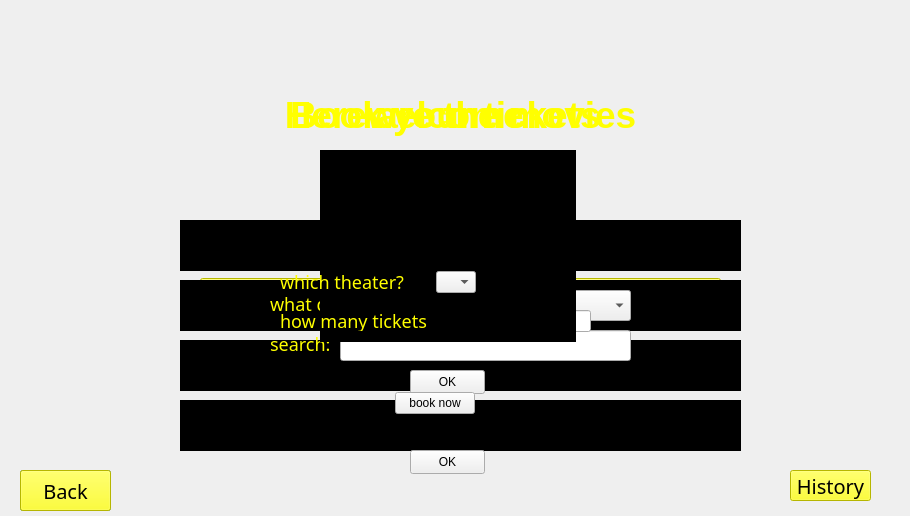
<?xml version="1.0" encoding="UTF-8"?>
<ui version="4.0">
 <class>UserInterface</class>
 <widget class="QDialog" name="UserInterface">
  <property name="geometry">
   <rect>
    <x>0</x>
    <y>0</y>
    <width>910</width>
    <height>516</height>
   </rect>
  </property>
  <property name="windowTitle">
   <string>Dialog</string>
  </property>
  <property name="styleSheet">
   <string notr="true">QDialog{
background-image: url(:/img/curtains.png);
}
QLabel{
color:yellow;

}</string>
  </property>
  <widget class="QPushButton" name="Exit">
   <property name="geometry">
    <rect>
     <x>20</x>
     <y>470</y>
     <width>91</width>
     <height>41</height>
    </rect>
   </property>
   <property name="font">
    <font>
     <family>13</family>
     <pointsize>-1</pointsize>
     <italic>false</italic>
     <bold>false</bold>
    </font>
   </property>
   <property name="cursor">
    <cursorShape>PointingHandCursor</cursorShape>
   </property>
   <property name="styleSheet">
    <string notr="true">background-color:yellow;
font:20px bold;</string>
   </property>
   <property name="text">
    <string>Exit</string>
   </property>
  </widget>
  <widget class="QLabel" name="welcome">
   <property name="geometry">
    <rect>
     <x>290</x>
     <y>90</y>
     <width>311</width>
     <height>51</height>
    </rect>
   </property>
   <property name="styleSheet">
    <string notr="true">font:28px;
color:yellow;
text-align:center;

</string>
   </property>
   <property name="text">
    <string>&lt;html&gt;&lt;head/&gt;&lt;body&gt;&lt;p align=&quot;center&quot;&gt;&lt;span style=&quot; font-size:28pt; font-weight:700;&quot;&gt;welcome&lt;/span&gt;&lt;/p&gt;&lt;/body&gt;&lt;/html&gt;</string>
   </property>
  </widget>
  <widget class="QWidget" name="layoutWidget">
   <property name="geometry">
    <rect>
     <x>200</x>
     <y>260</y>
     <width>521</width>
     <height>73</height>
    </rect>
   </property>
   <layout class="QHBoxLayout" name="horizontalLayout">
    <item>
     <widget class="QPushButton" name="BookTickets">
      <property name="font">
       <font>
        <family>13</family>
        <pointsize>-1</pointsize>
        <italic>false</italic>
        <bold>false</bold>
       </font>
      </property>
      <property name="cursor">
       <cursorShape>PointingHandCursor</cursorShape>
      </property>
      <property name="styleSheet">
       <string notr="true">background-color:yellow;
font:20px bold;</string>
      </property>
      <property name="text">
       <string>Book your ticket</string>
      </property>
     </widget>
    </item>
    <item>
     <spacer name="horizontalSpacer">
      <property name="orientation">
       <enum>Qt::Horizontal</enum>
      </property>
      <property name="sizeType">
       <enum>QSizePolicy::Fixed</enum>
      </property>
      <property name="sizeHint" stdset="0">
       <size>
        <width>177</width>
        <height>20</height>
       </size>
      </property>
     </spacer>
    </item>
    <item>
     <widget class="QPushButton" name="Movies">
      <property name="cursor">
       <cursorShape>PointingHandCursor</cursorShape>
      </property>
      <property name="styleSheet">
       <string notr="true">background-color:yellow;
font:20px bold;</string>
      </property>
      <property name="text">
       <string>Movies</string>
      </property>
     </widget>
    </item>
   </layout>
  </widget>
  <widget class="QTextBrowser" name="theater1">
   <property name="geometry">
    <rect>
     <x>180</x>
     <y>220</y>
     <width>561</width>
     <height>51</height>
    </rect>
   </property>
   <property name="styleSheet">
    <string notr="true">background-color:black;
color:yellow;
font:18px;</string>
   </property>
  </widget>
  <widget class="QTextBrowser" name="theater2">
   <property name="geometry">
    <rect>
     <x>180</x>
     <y>340</y>
     <width>561</width>
     <height>51</height>
    </rect>
   </property>
   <property name="styleSheet">
    <string notr="true">background-color:black;
color:yellow;
font:18px;</string>
   </property>
  </widget>
  <widget class="QTextBrowser" name="theater3">
   <property name="geometry">
    <rect>
     <x>180</x>
     <y>400</y>
     <width>561</width>
     <height>51</height>
    </rect>
   </property>
   <property name="styleSheet">
    <string notr="true">background-color:black;
color:yellow;
font:18px;</string>
   </property>
  </widget>
  <widget class="QTextBrowser" name="theater4">
   <property name="geometry">
    <rect>
     <x>180</x>
     <y>280</y>
     <width>561</width>
     <height>51</height>
    </rect>
   </property>
   <property name="styleSheet">
    <string notr="true">background-color:black;
color:yellow;
font:18px;</string>
   </property>
  </widget>
  <widget class="QPushButton" name="back">
   <property name="geometry">
    <rect>
     <x>20</x>
     <y>470</y>
     <width>91</width>
     <height>41</height>
    </rect>
   </property>
   <property name="font">
    <font>
     <family>13</family>
     <pointsize>-1</pointsize>
     <italic>false</italic>
     <bold>false</bold>
    </font>
   </property>
   <property name="cursor">
    <cursorShape>PointingHandCursor</cursorShape>
   </property>
   <property name="styleSheet">
    <string notr="true">background-color:yellow;
font:20px bold;</string>
   </property>
   <property name="text">
    <string>Back</string>
   </property>
  </widget>
  <widget class="QLabel" name="MOVIES">
   <property name="geometry">
    <rect>
     <x>280</x>
     <y>90</y>
     <width>361</width>
     <height>51</height>
    </rect>
   </property>
   <property name="styleSheet">
    <string notr="true">font:28px;
color:yellow;
text-align:center;

</string>
   </property>
   <property name="text">
    <string>&lt;html&gt;&lt;head/&gt;&lt;body&gt;&lt;p align=&quot;center&quot;&gt;&lt;span style=&quot; font-size:28pt; font-weight:700;&quot;&gt;Here are the movies&lt;/span&gt;&lt;/p&gt;&lt;/body&gt;&lt;/html&gt;</string>
   </property>
  </widget>
  <widget class="QLabel" name="BOOK">
   <property name="geometry">
    <rect>
     <x>290</x>
     <y>90</y>
     <width>311</width>
     <height>51</height>
    </rect>
   </property>
   <property name="styleSheet">
    <string notr="true">font:28px;
color:yellow;
text-align:center;

</string>
   </property>
   <property name="text">
    <string>&lt;html&gt;&lt;head/&gt;&lt;body&gt;&lt;p align=&quot;center&quot;&gt;&lt;span style=&quot; font-size:28pt; font-weight:700;&quot;&gt;Book your tickets&lt;/span&gt;&lt;/p&gt;&lt;/body&gt;&lt;/html&gt;</string>
   </property>
  </widget>
  <widget class="QPushButton" name="Search">
   <property name="geometry">
    <rect>
     <x>370</x>
     <y>350</y>
     <width>165</width>
     <height>31</height>
    </rect>
   </property>
   <property name="cursor">
    <cursorShape>PointingHandCursor</cursorShape>
   </property>
   <property name="styleSheet">
    <string notr="true">background-color:yellow;
font:20px bold;</string>
   </property>
   <property name="text">
    <string>Search Movies</string>
   </property>
  </widget>
  <widget class="QTextBrowser" name="remain">
   <property name="geometry">
    <rect>
     <x>290</x>
     <y>340</y>
     <width>311</width>
     <height>41</height>
    </rect>
   </property>
   <property name="styleSheet">
    <string notr="true">background-color:black;
color:yellow;
font:18px;</string>
   </property>
  </widget>
  <widget class="QLabel" name="searchobject">
   <property name="geometry">
    <rect>
     <x>270</x>
     <y>280</y>
     <width>251</width>
     <height>48</height>
    </rect>
   </property>
   <property name="styleSheet">
    <string notr="true">color:yellow;
font:18px bold;</string>
   </property>
   <property name="text">
    <string>what do you want to search?</string>
   </property>
  </widget>
  <widget class="QComboBox" name="comboBox_2">
   <property name="geometry">
    <rect>
     <x>530</x>
     <y>290</y>
     <width>101</width>
     <height>31</height>
    </rect>
   </property>
   <item>
    <property name="text">
     <string/>
    </property>
   </item>
   <item>
    <property name="text">
     <string>by name</string>
    </property>
   </item>
   <item>
    <property name="text">
     <string>by director name</string>
    </property>
   </item>
   <item>
    <property name="text">
     <string>by genre</string>
    </property>
   </item>
  </widget>
  <widget class="QPushButton" name="SearchButton">
   <property name="geometry">
    <rect>
     <x>410</x>
     <y>370</y>
     <width>75</width>
     <height>24</height>
    </rect>
   </property>
   <property name="text">
    <string>OK</string>
   </property>
  </widget>
  <widget class="QTextBrowser" name="textBrowser">
   <property name="geometry">
    <rect>
     <x>280</x>
     <y>400</y>
     <width>341</width>
     <height>51</height>
    </rect>
   </property>
   <property name="styleSheet">
    <string notr="true">background-color:black;
color:yellow;
font:18px;</string>
   </property>
  </widget>
  <widget class="QLabel" name="searchobject_2">
   <property name="geometry">
    <rect>
     <x>270</x>
     <y>320</y>
     <width>61</width>
     <height>48</height>
    </rect>
   </property>
   <property name="styleSheet">
    <string notr="true">color:yellow;
font:18px bold;</string>
   </property>
   <property name="text">
    <string>search: </string>
   </property>
  </widget>
  <widget class="QLineEdit" name="searchline">
   <property name="geometry">
    <rect>
     <x>340</x>
     <y>330</y>
     <width>291</width>
     <height>31</height>
    </rect>
   </property>
  </widget>
  <widget class="QLineEdit" name="howmany">
   <property name="geometry">
    <rect>
     <x>430</x>
     <y>310</y>
     <width>161</width>
     <height>22</height>
    </rect>
   </property>
  </widget>
  <widget class="QPushButton" name="showremain">
   <property name="geometry">
    <rect>
     <x>410</x>
     <y>450</y>
     <width>75</width>
     <height>24</height>
    </rect>
   </property>
   <property name="cursor">
    <cursorShape>PointingHandCursor</cursorShape>
   </property>
   <property name="text">
    <string>OK</string>
   </property>
  </widget>
  <widget class="QPushButton" name="history">
   <property name="geometry">
    <rect>
     <x>790</x>
     <y>470</y>
     <width>81</width>
     <height>31</height>
    </rect>
   </property>
   <property name="styleSheet">
    <string notr="true">background-color:yellow;
font:20px bold;</string>
   </property>
   <property name="text">
    <string>History</string>
   </property>
  </widget>
  <widget class="QTextBrowser" name="textBrowser_2">
   <property name="geometry">
    <rect>
     <x>320</x>
     <y>150</y>
     <width>256</width>
     <height>192</height>
    </rect>
   </property>
   <property name="styleSheet">
    <string notr="true">background-color:black;
color:yellow;
font:18px;</string>
   </property>
  </widget>
  <widget class="QWidget" name="layoutWidget">
   <property name="geometry">
    <rect>
     <x>280</x>
     <y>270</y>
     <width>322</width>
     <height>24</height>
    </rect>
   </property>
   <layout class="QHBoxLayout" name="horizontalLayout_2">
    <item>
     <widget class="QLabel" name="whichtheater">
      <property name="styleSheet">
       <string notr="true">color:yellow;
font:18px bold;</string>
      </property>
      <property name="text">
       <string>which theater?</string>
      </property>
     </widget>
    </item>
    <item>
     <spacer name="horizontalSpacer_5">
      <property name="orientation">
       <enum>Qt::Horizontal</enum>
      </property>
      <property name="sizeType">
       <enum>QSizePolicy::Fixed</enum>
      </property>
      <property name="sizeHint" stdset="0">
       <size>
        <width>26</width>
        <height>20</height>
       </size>
      </property>
     </spacer>
    </item>
    <item>
     <widget class="QComboBox" name="comboBox">
      <item>
       <property name="text">
        <string/>
       </property>
      </item>
      <item>
       <property name="text">
        <string>1</string>
       </property>
      </item>
      <item>
       <property name="text">
        <string>2</string>
       </property>
      </item>
      <item>
       <property name="text">
        <string>3</string>
       </property>
      </item>
      <item>
       <property name="text">
        <string>4</string>
       </property>
      </item>
     </widget>
    </item>
    <item>
     <spacer name="horizontalSpacer_4">
      <property name="orientation">
       <enum>Qt::Horizontal</enum>
      </property>
      <property name="sizeType">
       <enum>QSizePolicy::Fixed</enum>
      </property>
      <property name="sizeHint" stdset="0">
       <size>
        <width>126</width>
        <height>20</height>
       </size>
      </property>
     </spacer>
    </item>
   </layout>
  </widget>
  <widget class="QWidget" name="layoutWidget">
   <property name="geometry">
    <rect>
     <x>350</x>
     <y>390</y>
     <width>169</width>
     <height>26</height>
    </rect>
   </property>
   <layout class="QHBoxLayout" name="horizontalLayout_4">
    <item>
     <spacer name="horizontalSpacer_3">
      <property name="orientation">
       <enum>Qt::Horizontal</enum>
      </property>
      <property name="sizeHint" stdset="0">
       <size>
        <width>40</width>
        <height>20</height>
       </size>
      </property>
     </spacer>
    </item>
    <item>
     <widget class="QPushButton" name="book">
      <property name="text">
       <string>book now</string>
      </property>
     </widget>
    </item>
    <item>
     <spacer name="horizontalSpacer_2">
      <property name="orientation">
       <enum>Qt::Horizontal</enum>
      </property>
      <property name="sizeHint" stdset="0">
       <size>
        <width>40</width>
        <height>20</height>
       </size>
      </property>
     </spacer>
    </item>
   </layout>
  </widget>
  <widget class="QLabel" name="howmanytickets">
   <property name="geometry">
    <rect>
     <x>280</x>
     <y>310</y>
     <width>147</width>
     <height>21</height>
    </rect>
   </property>
   <property name="styleSheet">
    <string notr="true">color:yellow;
font:18px bold;</string>
   </property>
   <property name="text">
    <string>how many tickets?</string>
   </property>
  </widget>
 </widget>
 <resources/>
 <connections/>
</ui>
